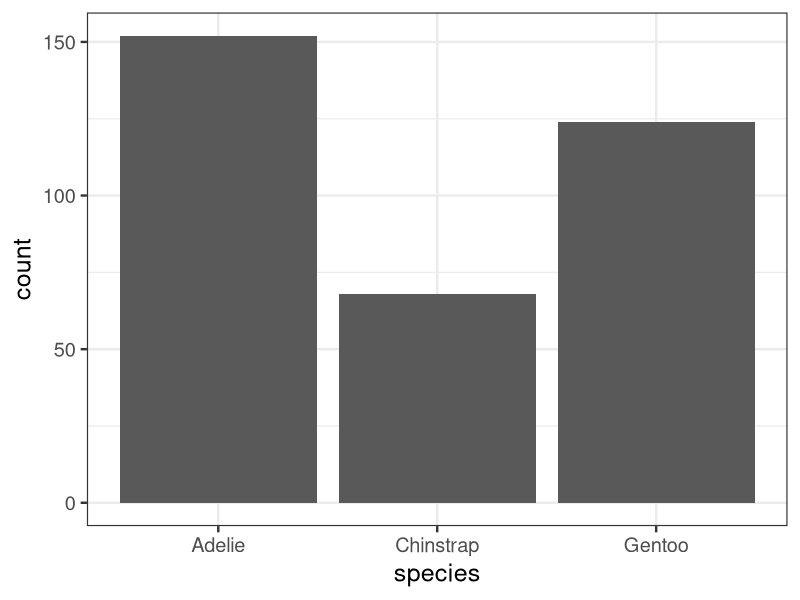
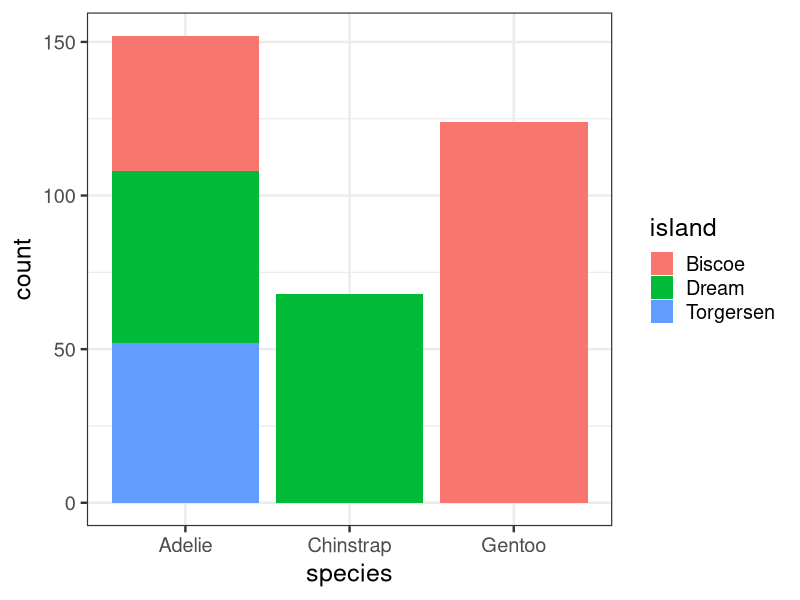
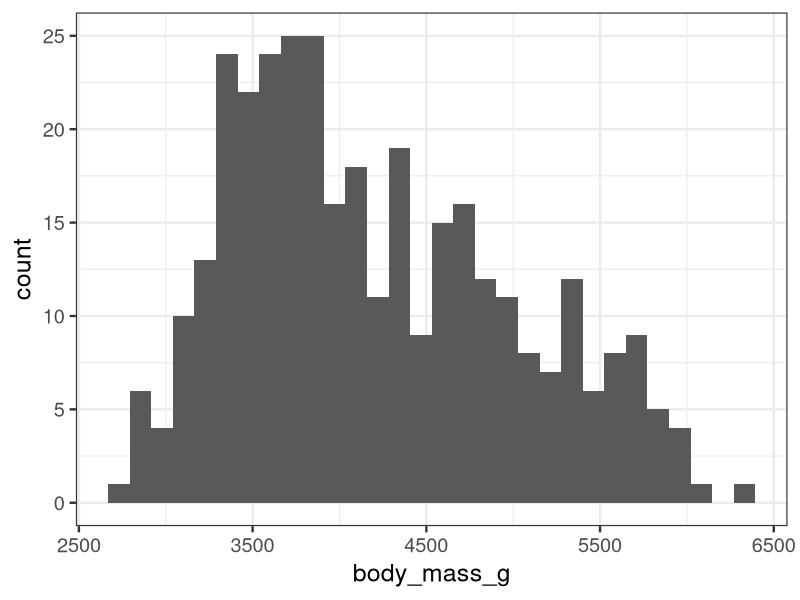
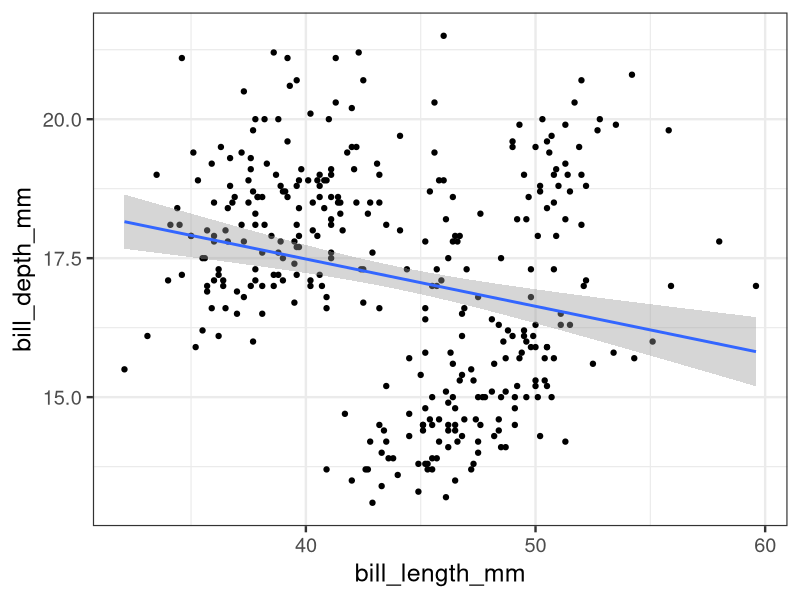
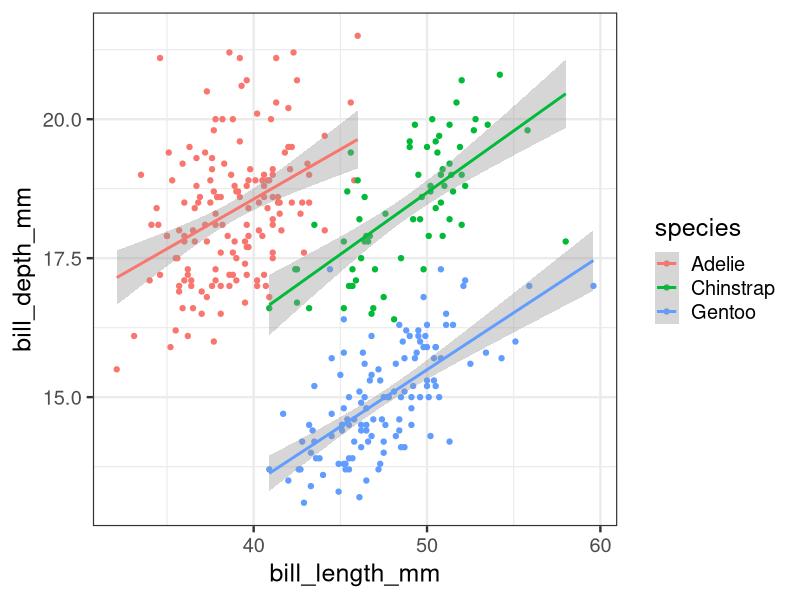
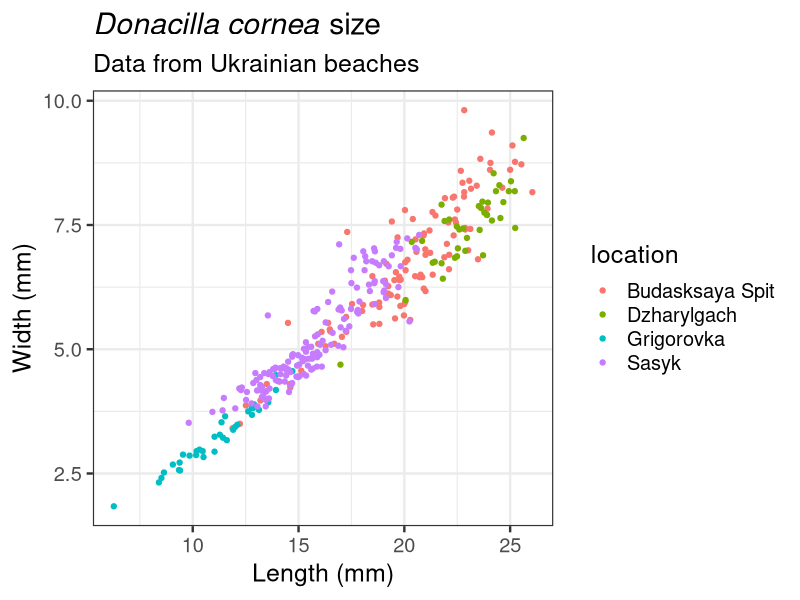

Source code (R) for these figures, in order:
## ---- chunk 1
library(tidyverse)
library(palmerpenguins)
theme_set(theme_bw(18)) # setting the default theme

## ---- chunk 2
# glimpse() allows us to see a quick summary of the dataframe
glimpse(penguins)

## ---- chunk 3
# built-in Base R function that creates a table within the provided variables
table(penguins$species, penguins$island)

# by tabulating data, we can see that certain combinatons do not have any data
## ---- chunk 4
# the following code will provide the same information as the table above, but in long (instead of wide) format

penguins %>% 
  count(species, island)

## ---- chunk 5
#| label: q1

penguins %>% 
  count(species, island) %>% 
  pivot_wider(names_from = island, 
              values_from = n,
              values_fill = 0) # this argument changes NA values to 0

## ---- chunk 6
species_island_table <- table(penguins$species, penguins$island)
addmargins(species_island_table)

## ---- chunk 7
# Row proportions
prop.table(species_island_table, margin = 1)
# Column proportions
prop.table(species_island_table, margin = 2)

# can't do rows and columns simultaneously (fundamentally different things, use different denominators)
## ---- chunk 8
#| label: q2

# by rows
penguins %>% 
  count(species, island) %>% 
  group_by(species) %>% # tells us which variable we're normalizing within; w/out it, will calc the prop overall
  mutate(prop = n /sum(n)) %>% 
  pivot_longer(cols = island, names_to = )

# by columns
penguins %>% 
  count(species, island) %>% 
  group_by(island) %>% # tells us which variable we're normalizing within; w/out it, will calc the prop overall
  mutate(prop = n /sum(n))
  
## ---- chunk 9
ggplot(penguins, aes(species)) +
  geom_bar()

## ---- chunk 10
#| label: q3

ggplot(penguins, aes(species, fill = island)) +
  geom_bar()

## ---- chunk 11
penguins %>% 
  ggplot(aes(body_mass_g)) +
  geom_histogram()

## ---- chunk 12
#| label: q6

body_masses <- penguins$body_mass_g[!is.na(penguins$body_mass_g)]
mean_mass <- mean(body_masses)
sd_mass <- sd(body_masses) # saves logical outcomes


# taking the mean saves the average of the 0s and 1s that make up the logical operators
win1sd <- mean(body_masses >= mean_mass - sd_mass & body_masses <= mean_mass + sd_mass)
win1sd

win2sd <- mean(body_masses >= mean_mass - 2*sd_mass & body_masses <= mean_mass + 2*sd_mass) 
win2sd
## ---- chunk 13
penguins %>% 
  ggplot(aes(bill_length_mm, bill_depth_mm)) +
  geom_point() +
  geom_smooth(method = "lm")

## ---- chunk 14
#| label: q7

penguins %>% 
  ggplot(aes(bill_length_mm, bill_depth_mm, color = species)) +
  geom_point() +
  geom_smooth(method = "lm")

## ---- chunk 15
# reading in Ukrainian seashell data
seashells <- read_csv(here::here("week1", "Donacilla.csv"))

#checking it out
glimpse(seashells)
## ---- chunk 16
# cleaning data a little
# specifically population column and factor names

seashells$population <- recode(seashells$population, 
                               "Budakskaya spit 2017" = "Budasksaya Spit",
                               "Dzharylgach 2016" = "Dzharylgach",
                               "Grigorovka 2019" = "Grigorovka",
                               "Sasyk 2013" = "Sasyk")

seashells <- seashells %>%  
  rename(location = population)
## ---- chunk 17
# making a scatterplot comparing length to width, colored by pop
ggplot(data=seashells, aes(x = l, y = w, color = location)) +
  geom_point() +
  labs(x = "Length (mm)", y = "Width (mm)", title = expression(paste(italic("Donacilla cornea"), " size")), 
  subtitle= "Data from Ukrainian beaches")
## ---- chunk 18
# making a contingency table
pop_color_table <- table(seashells$location, seashells$bg)
addmargins(pop_color_table)
